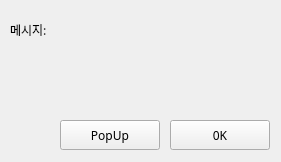
<?xml version="1.0" encoding="UTF-8"?>
<ui version="4.0">
 <class>Form</class>
 <widget class="QWidget" name="Form">
  <property name="geometry">
   <rect>
    <x>0</x>
    <y>0</y>
    <width>281</width>
    <height>162</height>
   </rect>
  </property>
  <property name="sizePolicy">
   <sizepolicy hsizetype="Preferred" vsizetype="Preferred">
    <horstretch>0</horstretch>
    <verstretch>0</verstretch>
   </sizepolicy>
  </property>
  <property name="minimumSize">
   <size>
    <width>281</width>
    <height>162</height>
   </size>
  </property>
  <property name="maximumSize">
   <size>
    <width>281</width>
    <height>162</height>
   </size>
  </property>
  <property name="font">
   <font>
    <family>나눔고딕</family>
   </font>
  </property>
  <property name="windowTitle">
   <string>메인앱</string>
  </property>
  <widget class="QLabel" name="lblMessage">
   <property name="geometry">
    <rect>
     <x>10</x>
     <y>20</y>
     <width>281</width>
     <height>20</height>
    </rect>
   </property>
   <property name="text">
    <string>메시지: </string>
   </property>
  </widget>
  <widget class="QPushButton" name="btnOk">
   <property name="geometry">
    <rect>
     <x>170</x>
     <y>120</y>
     <width>100</width>
     <height>30</height>
    </rect>
   </property>
   <property name="text">
    <string>0K</string>
   </property>
  </widget>
  <widget class="QPushButton" name="btnPop">
   <property name="geometry">
    <rect>
     <x>60</x>
     <y>120</y>
     <width>100</width>
     <height>30</height>
    </rect>
   </property>
   <property name="text">
    <string>PopUp</string>
   </property>
  </widget>
 </widget>
 <resources/>
 <connections/>
</ui>
